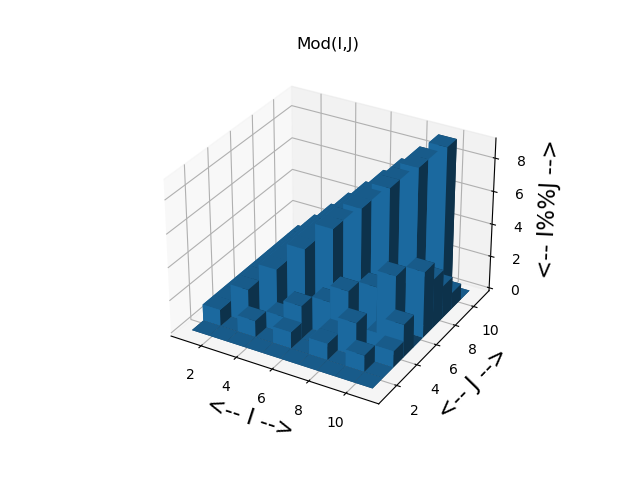

Recreate this plot in Python.
#! /usr/bin/env python3
#
def mod_bar3d ( ):

#*****************************************************************************80
#
## mod_bar3d() makes a 3D bar plot of mod(I,J).
#
#  Licensing:
#
#    This code is distributed under the MIT license.
#
#  Modified:
#
#    02 May 2019
#
#  Author:
#
#    John Burkardt
#
  from mpl_toolkits.mplot3d import Axes3D
  import matplotlib
  import matplotlib.pyplot as plt
  import numpy as np
  import platform

  print ( '' )
  print ( 'mod_bar3d():' )
  print ( '  python version:     ' + platform.python_version ( ) )
  print ( '  numpy version:      ' + np.version.version )
  print ( '  matplotlib version: ' + matplotlib.__version__ )
  print ( '  Make a 3D bar plot of mod(1:10,1:10)' )
#
#  Define the data.
#
  i = np.linspace ( 1, 10, 10 )
  I, J = np.meshgrid ( i, i.transpose() )
#
#  There is some extra nonsense here to keep bar3d() happy...
#
  I = np.ravel ( I )
  J = np.ravel ( J )
  Z = I % J
  width = 1
  depth = 1
  bottom = np.zeros_like ( Z )
#
#  Plot the data.
#
  fig = plt.figure ( )
  ax = fig.add_subplot ( 111, projection = '3d' )
  ax.bar3d ( I, J, bottom, width, depth, Z )
  ax.grid ( True )
  ax.set_xlabel ( '<-- I -->', fontsize = 16 )
  ax.set_ylabel ( '<-- J -->', fontsize = 16 )
  ax.set_zlabel ( '<-- I%%J -->', fontsize = 16 )
  ax.set_title ( 'Mod(I,J)' )
  
  filename = 'mod_bar3d.png'
  plt.savefig ( filename )
  print ( '' )
  print ( '  Graphics saved as "' + filename + '"' )
  plt.show ( block = False )
  plt.close ( )
#
#  Terminate.
#
  print ( '' )
  print ( 'mod_bar3d():' )
  print ( '  Normal end of execution.' )
  return

def timestamp ( ):

#*****************************************************************************80
#
## timestamp() prints the date as a timestamp.
#
#  Licensing:
#
#    This code is distributed under the MIT license. 
#
#  Modified:
#
#    06 April 2013
#
#  Author:
#
#    John Burkardt
#
  import time

  t = time.time ( )
  print ( time.ctime ( t ) )

  return

if ( __name__ == '__main__' ):
  timestamp ( )
  mod_bar3d ( )
  timestamp ( )
 
